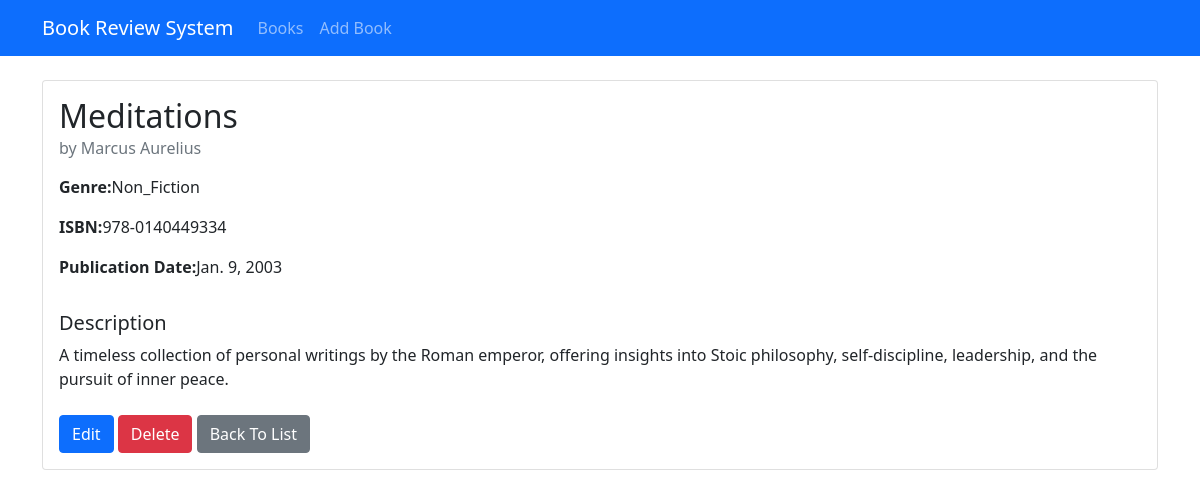
The app's page /book/7 with its own data.
### book/models.py (models this page shows, shortened)
class Book(models.Model):
    GENRE_CHOICHES = [
        ('fiction','Fiction'),
        ('non_fiction','Non_Fiction'),
        ('science','Science'),
        ('technology','Technology'),
        ('history','History'),
        ('other','Other'),
    ]
    title = models.CharField(max_length=200)
    author = models.CharField(max_length=200)
    description = models.TextField()
    genre = models.CharField(max_length=20,choices=GENRE_CHOICHES)
    isbn = models.CharField('ISBN',max_length=20,unique=True)
    publication_date = models.DateField()
    average_rating = models.DecimalField(
        max_digits=3,
        decimal_places=2,
        validators=[MinValueValidator(0), MaxValueValidator(5)],
        default=0
    )
    created_at = models.DateField(auto_now_add=True)
    updated_at = models.DateField(auto_now=True)

### book/views.py (the view)
# urls.py: path('book/<int:pk>', views.book_detail,name='book_detail'),
def book_detail(request,pk):
    books = Book.objects.get(pk=pk)
    return render(request,'book/book_detail.html',{'book':books})

### book/templates/book/book_detail.html (shortened to what this page needs)
{% extends "book/base.html" %}
{% block content %}
<div class='card'>
    <div class="card-body">
        <h2 class="card-title">{{book.title}}</h2>
        <h6 class="card-subtitle mb-3 text-muted">by {{book.author}}</h6>
        <div class="row mb-3">
            <div class="col-md-6">
                <p><strong>Genre:</strong>{{book.get_genre_display}}</p>
                <p><strong>ISBN:</strong>{{book.isbn}}</p>
                <p><strong>Publication Date:</strong>{{book.publication_date}}</p>
            </div>
        </div>
        <h5>Description</h5>
        <p class="card-text">{{book.description}}</p>
        <div class="mt-4">
            <a href="{% url 'book_update' book.pk %}" class="btn btn-primary">Edit</a>
            <a href="{%url 'book_delete' book.pk %}" class="btn btn-danger">Delete</a>
            <a href="{% url 'book_list' %}" class="btn btn-secondary">Back To List</a>
        </div>
    </div>
</div>
{% endblock content %}

### records on screen
Book: title "Meditations", author "Marcus Aurelius", genre "Non_Fiction", isbn "978-0140449334", publication_date "Jan. 9, 2003", description "A timeless collection of personal writings by the Roman emperor, offering insights into Stoic philosophy, self-discipline, leadership, and the pursuit of inner peace."
